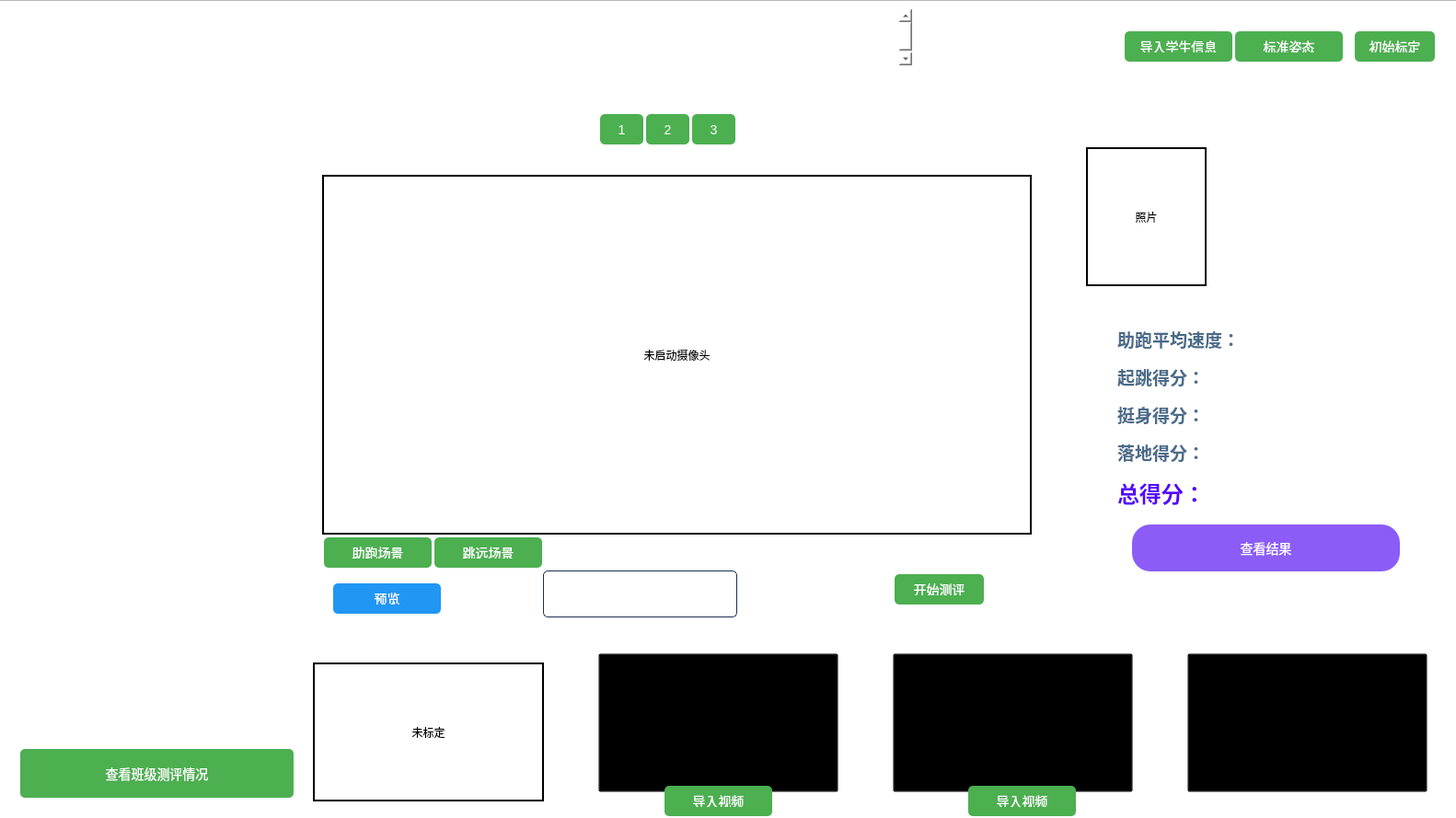
<?xml version="1.0" encoding="UTF-8"?>
<ui version="4.0">
 <class>Form</class>
 <widget class="QWidget" name="Form">
  <property name="geometry">
   <rect>
    <x>0</x>
    <y>0</y>
    <width>1582</width>
    <height>889</height>
   </rect>
  </property>
  <property name="windowTitle">
   <string>田径运动检测与分析系统</string>
  </property>
  <property name="styleSheet">
   <string notr="true"/>
  </property>
  <widget class="QLabel" name="Ca_main">
   <property name="geometry">
    <rect>
     <x>350</x>
     <y>190</y>
     <width>771</width>
     <height>391</height>
    </rect>
   </property>
   <property name="frameShape">
    <enum>QFrame::WinPanel</enum>
   </property>
   <property name="text">
    <string>未启动摄像头</string>
   </property>
   <property name="alignment">
    <set>Qt::AlignCenter</set>
   </property>
  </widget>
  <widget class="QPushButton" name="Preview">
   <property name="geometry">
    <rect>
     <x>360</x>
     <y>630</y>
     <width>121</width>
     <height>41</height>
    </rect>
   </property>
   <property name="styleSheet">
    <string notr="true">QPushButton  {
    background-color: #4CAF50; /* Green background */
    color: white; /* White text */
    border: none; /* No border */
    border-radius: 5px; /* Rounded corners */
    padding: 10px 15px; /* Top and bottom padding, left and right padding */
    text-align: center; /* Centered text */
    font-size: 14px; /* Text size */
    margin: 4px 2px;

}

QPushButton :hover {
    background-color: #45a049; /* Darker green background on hover */
}

#Preview, #results {
    background-color: #2196F3; /* Blue background */
}

#Preview:hover, #results:hover {
    background-color: #0b7dda; /* Darker blue background on hover */
}

#StartBtn {
    background-color: #f44336; /* Red background */
}

#StartBtn:hover {
    background-color: #da190b; /* Darker red background on hover */
}</string>
   </property>
   <property name="text">
    <string>预览</string>
   </property>
  </widget>
  <widget class="QPushButton" name="Star">
   <property name="geometry">
    <rect>
     <x>590</x>
     <y>620</y>
     <width>211</width>
     <height>51</height>
    </rect>
   </property>
   <property name="styleSheet">
    <string notr="true">QPushButton {
    background: qlineargradient(x1:0, y1:0, x2:0, y2:1,
                              stop:0 #4B6EAF, stop:1 #182B4D);
    border: 1px solid #1C3053;
    border-radius: 5px;
    color: white;
    padding: 5px 15px;
    font-family: &quot;Microsoft YaHei&quot;;
    font-size: 14px;
}

QPushButton:hover {
    background: qlineargradient(x1:0, y1:0, x2:0, y2:1,
                              stop:0 #5680C9, stop:1 #1F3866);
}

QPushButton:pressed {
    background: qlineargradient(x1:0, y1:0, x2:0, y2:1,
                              stop:0 #182B4D, stop:1 #4B6EAF);
    padding-top: 6px;
    padding-bottom: 4px;
}

QPushButton:disabled {
    background: qlineargradient(x1:0, y1:0, x2:0, y2:1,
                              stop:0 #808080, stop:1 #404040);
    border: 1px solid #666666;
}

</string>
   </property>
   <property name="text">
    <string>开始录制</string>
   </property>
  </widget>
  <widget class="QPushButton" name="results_but">
   <property name="geometry">
    <rect>
     <x>1230</x>
     <y>570</y>
     <width>291</width>
     <height>51</height>
    </rect>
   </property>
   <property name="styleSheet">
    <string notr="true">QPushButton {
    background-color: #8B5CF6;  /* 紫色背景 */
    color: white;  /* 白色文字 */
    border-radius: 20px;  /* 圆角 */
    padding: 8px 20px;  /* 内边距 */
    font-family: &quot;Microsoft YaHei&quot;;
    font-size: 14px;
    border: none;  /* 无边框 */
}

QPushButton:hover {
    background-color: #7C3AED;  /* 悬停时稍深的紫色 */
}

QPushButton:pressed {
    background-color: #6D28D9;  /* 点击时更深的紫色 */
}

QPushButton:disabled {
    background-color: #C4B5FD;  /* 禁用时浅紫色 */
    color: #E5E7EB;
}</string>
   </property>
   <property name="text">
    <string>查看结果</string>
   </property>
  </widget>
  <widget class="QTableWidget" name="tableWidget">
   <property name="geometry">
    <rect>
     <x>-20</x>
     <y>0</y>
     <width>1621</width>
     <height>891</height>
    </rect>
   </property>
   <property name="styleSheet">
    <string notr="true">QTableWidget {
    background-image: url(D:/Program Files (x86)/Study/NEW_JumpTest_1.0/public/resources/ui界面.png);
    background-repeat: no-repeat;
    background-position: center;
}
</string>
   </property>
  </widget>
  <widget class="QLabel" name="timerLabel">
   <property name="geometry">
    <rect>
     <x>810</x>
     <y>630</y>
     <width>161</width>
     <height>31</height>
    </rect>
   </property>
   <property name="font">
    <font>
     <family>楷体</family>
     <pointsize>-1</pointsize>
     <bold>false</bold>
    </font>
   </property>
   <property name="styleSheet">
    <string notr="true">background: transparent; color: white; font-size: 30px;</string>
   </property>
   <property name="text">
    <string/>
   </property>
   <property name="alignment">
    <set>Qt::AlignCenter</set>
   </property>
  </widget>
  <widget class="QPushButton" name="Star_test_but">
   <property name="geometry">
    <rect>
     <x>970</x>
     <y>620</y>
     <width>101</width>
     <height>41</height>
    </rect>
   </property>
   <property name="styleSheet">
    <string notr="true">QPushButton  {
    background-color: #4CAF50; /* Green background */
    color: white; /* White text */
    border: none; /* No border */
    border-radius: 5px; /* Rounded corners */
    padding: 10px 15px; /* Top and bottom padding, left and right padding */
    text-align: center; /* Centered text */
    font-size: 14px; /* Text size */
    margin: 4px 2px;

}




</string>
   </property>
   <property name="text">
    <string>开始测评</string>
   </property>
  </widget>
  <widget class="QPushButton" name="load_stumessageBut">
   <property name="geometry">
    <rect>
     <x>1220</x>
     <y>30</y>
     <width>121</width>
     <height>41</height>
    </rect>
   </property>
   <property name="styleSheet">
    <string notr="true">QPushButton  {
    background-color: #4CAF50; /* Green background */
    color: white; /* White text */
    border: none; /* No border */
    border-radius: 5px; /* Rounded corners */
    padding: 10px 15px; /* Top and bottom padding, left and right padding */
    text-align: center; /* Centered text */
    font-size: 14px; /* Text size */
    margin: 4px 2px;

}

QPushButton :hover {
    background-color: #45a049; /* Darker green background on hover */
}

#Preview, #results {
    background-color: #2196F3; /* Blue background */
}

#Preview:hover, #results:hover {
    background-color: #0b7dda; /* Darker blue background on hover */
}

#StartBtn {
    background-color: #f44336; /* Red background */
}

#StartBtn:hover {
    background-color: #da190b; /* Darker red background on hover */
}</string>
   </property>
   <property name="text">
    <string>导入学生信息</string>
   </property>
  </widget>
  <widget class="QPushButton" name="load_standardBut">
   <property name="geometry">
    <rect>
     <x>1340</x>
     <y>30</y>
     <width>121</width>
     <height>41</height>
    </rect>
   </property>
   <property name="styleSheet">
    <string notr="true">QPushButton  {
    background-color: #4CAF50; /* Green background */
    color: white; /* White text */
    border: none; /* No border */
    border-radius: 5px; /* Rounded corners */
    padding: 10px 15px; /* Top and bottom padding, left and right padding */
    text-align: center; /* Centered text */
    font-size: 14px; /* Text size */
    margin: 4px 2px;

}

QPushButton :hover {
    background-color: #45a049; /* Darker green background on hover */
}

#Preview, #results {
    background-color: #2196F3; /* Blue background */
}

#Preview:hover, #results:hover {
    background-color: #0b7dda; /* Darker blue background on hover */
}

#StartBtn {
    background-color: #f44336; /* Red background */
}

#StartBtn:hover {
    background-color: #da190b; /* Darker red background on hover */
}</string>
   </property>
   <property name="text">
    <string>标准姿态</string>
   </property>
  </widget>
  <widget class="QLabel" name="Ca_calibration">
   <property name="geometry">
    <rect>
     <x>340</x>
     <y>720</y>
     <width>251</width>
     <height>151</height>
    </rect>
   </property>
   <property name="frameShape">
    <enum>QFrame::WinPanel</enum>
   </property>
   <property name="text">
    <string>未标定</string>
   </property>
   <property name="alignment">
    <set>Qt::AlignCenter</set>
   </property>
  </widget>
  <widget class="QTableWidget" name="studentList_3">
   <property name="geometry">
    <rect>
     <x>20</x>
     <y>700</y>
     <width>271</width>
     <height>101</height>
    </rect>
   </property>
   <property name="styleSheet">
    <string notr="true">background: transparent; color: #89D2FA;</string>
   </property>
   <property name="editTriggers">
    <set>QAbstractItemView::NoEditTriggers</set>
   </property>
   <property name="showGrid">
    <bool>false</bool>
   </property>
   <property name="columnCount">
    <number>3</number>
   </property>
   <attribute name="horizontalHeaderVisible">
    <bool>false</bool>
   </attribute>
   <attribute name="horizontalHeaderDefaultSectionSize">
    <number>25</number>
   </attribute>
   <attribute name="verticalHeaderVisible">
    <bool>false</bool>
   </attribute>
   <column/>
   <column/>
   <column/>
  </widget>
  <widget class="QTableWidget" name="studentList_2">
   <property name="geometry">
    <rect>
     <x>20</x>
     <y>470</y>
     <width>271</width>
     <height>161</height>
    </rect>
   </property>
   <property name="styleSheet">
    <string notr="true">background: transparent; color: #89D2FA;</string>
   </property>
   <property name="editTriggers">
    <set>QAbstractItemView::NoEditTriggers</set>
   </property>
   <property name="showGrid">
    <bool>false</bool>
   </property>
   <property name="columnCount">
    <number>3</number>
   </property>
   <attribute name="horizontalHeaderVisible">
    <bool>false</bool>
   </attribute>
   <attribute name="horizontalHeaderDefaultSectionSize">
    <number>25</number>
   </attribute>
   <attribute name="verticalHeaderVisible">
    <bool>false</bool>
   </attribute>
   <column/>
   <column/>
   <column/>
  </widget>
  <widget class="QTextBrowser" name="label_grade">
   <property name="geometry">
    <rect>
     <x>1210</x>
     <y>350</y>
     <width>191</width>
     <height>241</height>
    </rect>
   </property>
   <property name="mouseTracking">
    <bool>true</bool>
   </property>
   <property name="acceptDrops">
    <bool>true</bool>
   </property>
   <property name="autoFillBackground">
    <bool>false</bool>
   </property>
   <property name="styleSheet">
    <string notr="true">background: transparent; color: #4A6B8A;</string>
   </property>
   <property name="frameShape">
    <enum>QFrame::NoFrame</enum>
   </property>
   <property name="lineWidth">
    <number>1</number>
   </property>
   <property name="html">
    <string>&lt;!DOCTYPE HTML PUBLIC &quot;-//W3C//DTD HTML 4.0//EN&quot; &quot;http://www.w3.org/TR/REC-html40/strict.dtd&quot;&gt;
&lt;html&gt;&lt;head&gt;&lt;meta name=&quot;qrichtext&quot; content=&quot;1&quot; /&gt;&lt;meta charset=&quot;utf-8&quot; /&gt;&lt;style type=&quot;text/css&quot;&gt;
p, li { white-space: pre-wrap; }
hr { height: 1px; border-width: 0; }
li.unchecked::marker { content: &quot;\2610&quot;; }
li.checked::marker { content: &quot;\2612&quot;; }
&lt;/style&gt;&lt;/head&gt;&lt;body style=&quot; font-family:'Microsoft YaHei UI'; font-size:9pt; font-weight:400; font-style:normal;&quot;&gt;
&lt;p style=&quot; margin-top:12px; margin-bottom:12px; margin-left:0px; margin-right:0px; -qt-block-indent:0; text-indent:0px;&quot;&gt;&lt;span style=&quot; font-family:'AlibabaPuHui'; font-size:14pt; font-weight:700; color:#4a6b8a;&quot;&gt;助跑平均速度： &lt;/span&gt;&lt;/p&gt;
&lt;p style=&quot; margin-top:12px; margin-bottom:12px; margin-left:0px; margin-right:0px; -qt-block-indent:0; text-indent:0px;&quot;&gt;&lt;span style=&quot; font-family:'AlibabaPuHui'; font-size:14pt; font-weight:700; color:#4a6b8a;&quot;&gt;起跳得分： &lt;/span&gt;&lt;/p&gt;
&lt;p style=&quot; margin-top:12px; margin-bottom:12px; margin-left:0px; margin-right:0px; -qt-block-indent:0; text-indent:0px;&quot;&gt;&lt;span style=&quot; font-family:'AlibabaPuHui'; font-size:14pt; font-weight:700; color:#4a6b8a;&quot;&gt;挺身得分：&lt;/span&gt;&lt;/p&gt;
&lt;p style=&quot; margin-top:12px; margin-bottom:12px; margin-left:0px; margin-right:0px; -qt-block-indent:0; text-indent:0px;&quot;&gt;&lt;span style=&quot; font-family:'AlibabaPuHui'; font-size:14pt; font-weight:700; color:#4a6b8a;&quot;&gt;落地得分： &lt;/span&gt;&lt;/p&gt;
&lt;p style=&quot; margin-top:12px; margin-bottom:12px; margin-left:0px; margin-right:0px; -qt-block-indent:0; text-indent:0px;&quot;&gt;&lt;span style=&quot; font-size:18pt; font-weight:700; color:#5500ff;&quot;&gt;总得分：&lt;/span&gt;&lt;/p&gt;&lt;/body&gt;&lt;/html&gt;</string>
   </property>
  </widget>
  <widget class="QLabel" name="Ca_photo">
   <property name="geometry">
    <rect>
     <x>1180</x>
     <y>160</y>
     <width>131</width>
     <height>151</height>
    </rect>
   </property>
   <property name="frameShape">
    <enum>QFrame::WinPanel</enum>
   </property>
   <property name="text">
    <string>照片</string>
   </property>
   <property name="alignment">
    <set>Qt::AlignCenter</set>
   </property>
  </widget>
  <widget class="QLabel" name="name_label">
   <property name="geometry">
    <rect>
     <x>1330</x>
     <y>170</y>
     <width>221</width>
     <height>51</height>
    </rect>
   </property>
   <property name="styleSheet">
    <string notr="true">background: transparent; color: white;font-size: 50px;</string>
   </property>
   <property name="text">
    <string/>
   </property>
  </widget>
  <widget class="QPushButton" name="load_stuscoreBut">
   <property name="geometry">
    <rect>
     <x>20</x>
     <y>810</y>
     <width>301</width>
     <height>61</height>
    </rect>
   </property>
   <property name="styleSheet">
    <string notr="true">QPushButton  {
    background-color: #4CAF50; /* Green background */
    color: white; /* White text */
    border: none; /* No border */
    border-radius: 5px; /* Rounded corners */
    padding: 10px 15px; /* Top and bottom padding, left and right padding */
    text-align: center; /* Centered text */
    font-size: 14px; /* Text size */
    margin: 4px 2px;

}

QPushButton :hover {
    background-color: #45a049; /* Darker green background on hover */
}

#Preview, #results {
    background-color: #2196F3; /* Blue background */
}

#Preview:hover, #results:hover {
    background-color: #0b7dda; /* Darker blue background on hover */
}

#StartBtn {
    background-color: #f44336; /* Red background */
}

#StartBtn:hover {
    background-color: #da190b; /* Darker red background on hover */
}</string>
   </property>
   <property name="text">
    <string>查看班级测评情况</string>
   </property>
  </widget>
  <widget class="QPushButton" name="but_1">
   <property name="geometry">
    <rect>
     <x>650</x>
     <y>120</y>
     <width>51</width>
     <height>41</height>
    </rect>
   </property>
   <property name="styleSheet">
    <string notr="true">QPushButton  {
    background-color: #4CAF50; /* Green background */
    color: white; /* White text */
    border: none; /* No border */
    border-radius: 5px; /* Rounded corners */
    padding: 10px 15px; /* Top and bottom padding, left and right padding */
    text-align: center; /* Centered text */
    font-size: 14px; /* Text size */
    margin: 4px 2px;

}

QPushButton :hover {
    background-color: #45a049; /* Darker green background on hover */
}

#Preview, #results {
    background-color: #2196F3; /* Blue background */
}

#Preview:hover, #results:hover {
    background-color: #0b7dda; /* Darker blue background on hover */
}

#StartBtn {
    background-color: #f44336; /* Red background */
}

#StartBtn:hover {
    background-color: #da190b; /* Darker red background on hover */
}</string>
   </property>
   <property name="text">
    <string>1</string>
   </property>
  </widget>
  <widget class="QPushButton" name="but_2">
   <property name="geometry">
    <rect>
     <x>700</x>
     <y>120</y>
     <width>51</width>
     <height>41</height>
    </rect>
   </property>
   <property name="styleSheet">
    <string notr="true">QPushButton  {
    background-color: #4CAF50; /* Green background */
    color: white; /* White text */
    border: none; /* No border */
    border-radius: 5px; /* Rounded corners */
    padding: 10px 15px; /* Top and bottom padding, left and right padding */
    text-align: center; /* Centered text */
    font-size: 14px; /* Text size */
    margin: 4px 2px;

}

QPushButton :hover {
    background-color: #45a049; /* Darker green background on hover */
}

#Preview, #results {
    background-color: #2196F3; /* Blue background */
}

#Preview:hover, #results:hover {
    background-color: #0b7dda; /* Darker blue background on hover */
}

#StartBtn {
    background-color: #f44336; /* Red background */
}

#StartBtn:hover {
    background-color: #da190b; /* Darker red background on hover */
}</string>
   </property>
   <property name="text">
    <string>2</string>
   </property>
  </widget>
  <widget class="QPushButton" name="but_3">
   <property name="geometry">
    <rect>
     <x>750</x>
     <y>120</y>
     <width>51</width>
     <height>41</height>
    </rect>
   </property>
   <property name="styleSheet">
    <string notr="true">QPushButton  {
    background-color: #4CAF50; /* Green background */
    color: white; /* White text */
    border: none; /* No border */
    border-radius: 5px; /* Rounded corners */
    padding: 10px 15px; /* Top and bottom padding, left and right padding */
    text-align: center; /* Centered text */
    font-size: 14px; /* Text size */
    margin: 4px 2px;

}

QPushButton :hover {
    background-color: #45a049; /* Darker green background on hover */
}

#Preview, #results {
    background-color: #2196F3; /* Blue background */
}

#Preview:hover, #results:hover {
    background-color: #0b7dda; /* Darker blue background on hover */
}

#StartBtn {
    background-color: #f44336; /* Red background */
}

#StartBtn:hover {
    background-color: #da190b; /* Darker red background on hover */
}</string>
   </property>
   <property name="text">
    <string>3</string>
   </property>
  </widget>
  <widget class="QPushButton" name="switch_run">
   <property name="geometry">
    <rect>
     <x>350</x>
     <y>580</y>
     <width>121</width>
     <height>41</height>
    </rect>
   </property>
   <property name="styleSheet">
    <string notr="true">QPushButton  {
    background-color: #4CAF50; /* Green background */
    color: white; /* White text */
    border: none; /* No border */
    border-radius: 5px; /* Rounded corners */
    padding: 10px 15px; /* Top and bottom padding, left and right padding */
    text-align: center; /* Centered text */
    font-size: 14px; /* Text size */
    margin: 4px 2px;

}

QPushButton :hover {
    background-color: #45a049; /* Darker green background on hover */
}

#Preview, #results {
    background-color: #2196F3; /* Blue background */
}

#Preview:hover, #results:hover {
    background-color: #0b7dda; /* Darker blue background on hover */
}

#StartBtn {
    background-color: #f44336; /* Red background */
}

#StartBtn:hover {
    background-color: #da190b; /* Darker red background on hover */
}</string>
   </property>
   <property name="text">
    <string>助跑场景</string>
   </property>
  </widget>
  <widget class="QPushButton" name="switch_jump">
   <property name="geometry">
    <rect>
     <x>470</x>
     <y>580</y>
     <width>121</width>
     <height>41</height>
    </rect>
   </property>
   <property name="styleSheet">
    <string notr="true">QPushButton  {
    background-color: #4CAF50; /* Green background */
    color: white; /* White text */
    border: none; /* No border */
    border-radius: 5px; /* Rounded corners */
    padding: 10px 15px; /* Top and bottom padding, left and right padding */
    text-align: center; /* Centered text */
    font-size: 14px; /* Text size */
    margin: 4px 2px;

}

QPushButton :hover {
    background-color: #45a049; /* Darker green background on hover */
}

#Preview, #results {
    background-color: #2196F3; /* Blue background */
}

#Preview:hover, #results:hover {
    background-color: #0b7dda; /* Darker blue background on hover */
}

#StartBtn {
    background-color: #f44336; /* Red background */
}

#StartBtn:hover {
    background-color: #da190b; /* Darker red background on hover */
}</string>
   </property>
   <property name="text">
    <string>跳远场景</string>
   </property>
  </widget>
  <widget class="QPushButton" name="load_speed_video_but">
   <property name="geometry">
    <rect>
     <x>720</x>
     <y>850</y>
     <width>121</width>
     <height>41</height>
    </rect>
   </property>
   <property name="styleSheet">
    <string notr="true">QPushButton  {
    background-color: #4CAF50; /* Green background */
    color: white; /* White text */
    border: none; /* No border */
    border-radius: 5px; /* Rounded corners */
    padding: 10px 15px; /* Top and bottom padding, left and right padding */
    text-align: center; /* Centered text */
    font-size: 14px; /* Text size */
    margin: 4px 2px;

}

QPushButton :hover {
    background-color: #45a049; /* Darker green background on hover */
}

#Preview, #results {
    background-color: #2196F3; /* Blue background */
}

#Preview:hover, #results:hover {
    background-color: #0b7dda; /* Darker blue background on hover */
}

#StartBtn {
    background-color: #f44336; /* Red background */
}

#StartBtn:hover {
    background-color: #da190b; /* Darker red background on hover */
}</string>
   </property>
   <property name="text">
    <string>导入视频</string>
   </property>
  </widget>
  <widget class="QPushButton" name="load_jump_video_but">
   <property name="geometry">
    <rect>
     <x>1050</x>
     <y>850</y>
     <width>121</width>
     <height>41</height>
    </rect>
   </property>
   <property name="styleSheet">
    <string notr="true">QPushButton  {
    background-color: #4CAF50; /* Green background */
    color: white; /* White text */
    border: none; /* No border */
    border-radius: 5px; /* Rounded corners */
    padding: 10px 15px; /* Top and bottom padding, left and right padding */
    text-align: center; /* Centered text */
    font-size: 14px; /* Text size */
    margin: 4px 2px;

}

QPushButton :hover {
    background-color: #45a049; /* Darker green background on hover */
}

#Preview, #results {
    background-color: #2196F3; /* Blue background */
}

#Preview:hover, #results:hover {
    background-color: #0b7dda; /* Darker blue background on hover */
}

#StartBtn {
    background-color: #f44336; /* Red background */
}

#StartBtn:hover {
    background-color: #da190b; /* Darker red background on hover */
}</string>
   </property>
   <property name="text">
    <string>导入视频</string>
   </property>
  </widget>
  <widget class="QPushButton" name="set_calibration_but">
   <property name="geometry">
    <rect>
     <x>1470</x>
     <y>30</y>
     <width>91</width>
     <height>41</height>
    </rect>
   </property>
   <property name="styleSheet">
    <string notr="true">QPushButton  {
    background-color: #4CAF50; /* Green background */
    color: white; /* White text */
    border: none; /* No border */
    border-radius: 5px; /* Rounded corners */
    padding: 10px 15px; /* Top and bottom padding, left and right padding */
    text-align: center; /* Centered text */
    font-size: 14px; /* Text size */
    margin: 4px 2px;

}

QPushButton :hover {
    background-color: #45a049; /* Darker green background on hover */
}

#Preview, #results {
    background-color: #2196F3; /* Blue background */
}

#Preview:hover, #results:hover {
    background-color: #0b7dda; /* Darker blue background on hover */
}

#StartBtn {
    background-color: #f44336; /* Red background */
}

#StartBtn:hover {
    background-color: #da190b; /* Darker red background on hover */
}</string>
   </property>
   <property name="text">
    <string>初始标定</string>
   </property>
  </widget>
  <widget class="QLabel" name="sno_label">
   <property name="geometry">
    <rect>
     <x>1330</x>
     <y>240</y>
     <width>201</width>
     <height>41</height>
    </rect>
   </property>
   <property name="styleSheet">
    <string notr="true">background: transparent; color: white;font-size: 24px;</string>
   </property>
   <property name="text">
    <string/>
   </property>
  </widget>
  <widget class="QPushButton" name="Ca_run_but">
   <property name="enabled">
    <bool>true</bool>
   </property>
   <property name="geometry">
    <rect>
     <x>650</x>
     <y>710</y>
     <width>261</width>
     <height>151</height>
    </rect>
   </property>
   <property name="styleSheet">
    <string notr="true">background: transparent;</string>
   </property>
   <property name="text">
    <string/>
   </property>
  </widget>
  <widget class="QPushButton" name="Ca_jump_but">
   <property name="enabled">
    <bool>true</bool>
   </property>
   <property name="geometry">
    <rect>
     <x>970</x>
     <y>710</y>
     <width>261</width>
     <height>151</height>
    </rect>
   </property>
   <property name="styleSheet">
    <string notr="true">background: transparent;</string>
   </property>
   <property name="text">
    <string/>
   </property>
  </widget>
  <widget class="QPushButton" name="Ca_landing_but">
   <property name="enabled">
    <bool>true</bool>
   </property>
   <property name="geometry">
    <rect>
     <x>1290</x>
     <y>710</y>
     <width>261</width>
     <height>151</height>
    </rect>
   </property>
   <property name="styleSheet">
    <string notr="true">background: transparent;</string>
   </property>
   <property name="text">
    <string/>
   </property>
  </widget>
  <widget class="QLabel" name="labelTakeOffScore">
   <property name="geometry">
    <rect>
     <x>1320</x>
     <y>390</y>
     <width>91</width>
     <height>21</height>
    </rect>
   </property>
   <property name="font">
    <font>
     <family>楷体</family>
     <pointsize>-1</pointsize>
    </font>
   </property>
   <property name="styleSheet">
    <string notr="true">background: transparent; color: #4A6B8A; font-size: 24px;</string>
   </property>
   <property name="lineWidth">
    <number>1</number>
   </property>
   <property name="text">
    <string/>
   </property>
  </widget>
  <widget class="QLabel" name="labelHipExtensionScore">
   <property name="geometry">
    <rect>
     <x>1320</x>
     <y>430</y>
     <width>81</width>
     <height>21</height>
    </rect>
   </property>
   <property name="font">
    <font>
     <family>楷体</family>
     <pointsize>-1</pointsize>
    </font>
   </property>
   <property name="styleSheet">
    <string notr="true">background: transparent; color: #4A6B8A; font-size: 24px;</string>
   </property>
   <property name="lineWidth">
    <number>1</number>
   </property>
   <property name="text">
    <string/>
   </property>
  </widget>
  <widget class="QLabel" name="labelAbdominalContractionScore">
   <property name="geometry">
    <rect>
     <x>1320</x>
     <y>470</y>
     <width>91</width>
     <height>21</height>
    </rect>
   </property>
   <property name="font">
    <font>
     <family>楷体</family>
     <pointsize>-1</pointsize>
    </font>
   </property>
   <property name="styleSheet">
    <string notr="true">background: transparent; color: #4A6B8A; font-size: 24px;</string>
   </property>
   <property name="lineWidth">
    <number>1</number>
   </property>
   <property name="text">
    <string/>
   </property>
  </widget>
  <widget class="QLabel" name="labelMeanVector">
   <property name="geometry">
    <rect>
     <x>1350</x>
     <y>350</y>
     <width>171</width>
     <height>31</height>
    </rect>
   </property>
   <property name="font">
    <font>
     <family>楷体</family>
     <pointsize>-1</pointsize>
    </font>
   </property>
   <property name="styleSheet">
    <string notr="true">background: transparent; color: #4A6B8A; font-size: 24px;</string>
   </property>
   <property name="lineWidth">
    <number>1</number>
   </property>
   <property name="text">
    <string/>
   </property>
  </widget>
  <widget class="QLabel" name="labelAllScore">
   <property name="geometry">
    <rect>
     <x>1310</x>
     <y>510</y>
     <width>151</width>
     <height>41</height>
    </rect>
   </property>
   <property name="font">
    <font>
     <family>楷体</family>
     <pointsize>-1</pointsize>
    </font>
   </property>
   <property name="styleSheet">
    <string notr="true">background: transparent; color: #4A6B8A; font-size: 30px;</string>
   </property>
   <property name="lineWidth">
    <number>1</number>
   </property>
   <property name="text">
    <string/>
   </property>
  </widget>
  <widget class="QTableWidget" name="studentList_1">
   <property name="geometry">
    <rect>
     <x>20</x>
     <y>260</y>
     <width>271</width>
     <height>161</height>
    </rect>
   </property>
   <property name="minimumSize">
    <size>
     <width>271</width>
     <height>0</height>
    </size>
   </property>
   <property name="styleSheet">
    <string notr="true">background: transparent; color: #89D2FA;</string>
   </property>
   <property name="editTriggers">
    <set>QAbstractItemView::NoEditTriggers</set>
   </property>
   <property name="showGrid">
    <bool>false</bool>
   </property>
   <property name="columnCount">
    <number>6</number>
   </property>
   <attribute name="horizontalHeaderVisible">
    <bool>false</bool>
   </attribute>
   <attribute name="horizontalHeaderDefaultSectionSize">
    <number>25</number>
   </attribute>
   <attribute name="verticalHeaderVisible">
    <bool>false</bool>
   </attribute>
   <column>
    <property name="text">
     <string>新建列</string>
    </property>
   </column>
   <column>
    <property name="text">
     <string>新建列</string>
    </property>
   </column>
   <column>
    <property name="text">
     <string>新建列</string>
    </property>
   </column>
   <column/>
   <column/>
   <column/>
  </widget>
  <widget class="QTextBrowser" name="textBrowser">
   <property name="geometry">
    <rect>
     <x>600</x>
     <y>10</y>
     <width>391</width>
     <height>61</height>
    </rect>
   </property>
   <property name="styleSheet">
    <string notr="true">background: transparent;
border: none;</string>
   </property>
   <property name="html">
    <string>&lt;!DOCTYPE HTML PUBLIC &quot;-//W3C//DTD HTML 4.0//EN&quot; &quot;http://www.w3.org/TR/REC-html40/strict.dtd&quot;&gt;
&lt;html&gt;&lt;head&gt;&lt;meta name=&quot;qrichtext&quot; content=&quot;1&quot; /&gt;&lt;meta charset=&quot;utf-8&quot; /&gt;&lt;style type=&quot;text/css&quot;&gt;
p, li { white-space: pre-wrap; }
hr { height: 1px; border-width: 0; }
li.unchecked::marker { content: &quot;\2610&quot;; }
li.checked::marker { content: &quot;\2612&quot;; }
&lt;/style&gt;&lt;/head&gt;&lt;body style=&quot; font-family:'Microsoft YaHei UI'; font-size:9pt; font-weight:400; font-style:normal;&quot;&gt;
&lt;p align=&quot;center&quot; style=&quot; margin-top:0px; margin-bottom:0px; margin-left:0px; margin-right:0px; -qt-block-indent:0; text-indent:0px;&quot;&gt;&lt;span style=&quot; font-size:28pt; color:#ffffff;&quot;&gt;运动过程检测与分析&lt;/span&gt;&lt;/p&gt;&lt;/body&gt;&lt;/html&gt;</string>
   </property>
  </widget>
  <widget class="QTextBrowser" name="textBrowser_2">
   <property name="geometry">
    <rect>
     <x>36</x>
     <y>124</y>
     <width>331</width>
     <height>51</height>
    </rect>
   </property>
   <property name="styleSheet">
    <string notr="true">background: transparent;
border: none;</string>
   </property>
   <property name="html">
    <string>&lt;!DOCTYPE HTML PUBLIC &quot;-//W3C//DTD HTML 4.0//EN&quot; &quot;http://www.w3.org/TR/REC-html40/strict.dtd&quot;&gt;
&lt;html&gt;&lt;head&gt;&lt;meta name=&quot;qrichtext&quot; content=&quot;1&quot; /&gt;&lt;meta charset=&quot;utf-8&quot; /&gt;&lt;style type=&quot;text/css&quot;&gt;
p, li { white-space: pre-wrap; }
hr { height: 1px; border-width: 0; }
li.unchecked::marker { content: &quot;\2610&quot;; }
li.checked::marker { content: &quot;\2612&quot;; }
&lt;/style&gt;&lt;/head&gt;&lt;body style=&quot; font-family:'Microsoft YaHei UI'; font-size:9pt; font-weight:400; font-style:normal;&quot;&gt;
&lt;p style=&quot; margin-top:0px; margin-bottom:0px; margin-left:0px; margin-right:0px; -qt-block-indent:0; text-indent:0px;&quot;&gt;&lt;span style=&quot; font-size:18pt; color:#ffffff;&quot;&gt;体育学院体教3班&lt;/span&gt;&lt;/p&gt;&lt;/body&gt;&lt;/html&gt;</string>
   </property>
  </widget>
  <zorder>tableWidget</zorder>
  <zorder>Ca_main</zorder>
  <zorder>Preview</zorder>
  <zorder>Star</zorder>
  <zorder>timerLabel</zorder>
  <zorder>Star_test_but</zorder>
  <zorder>load_stumessageBut</zorder>
  <zorder>load_standardBut</zorder>
  <zorder>Ca_calibration</zorder>
  <zorder>studentList_3</zorder>
  <zorder>studentList_2</zorder>
  <zorder>label_grade</zorder>
  <zorder>results_but</zorder>
  <zorder>Ca_photo</zorder>
  <zorder>name_label</zorder>
  <zorder>load_stuscoreBut</zorder>
  <zorder>but_1</zorder>
  <zorder>but_2</zorder>
  <zorder>but_3</zorder>
  <zorder>switch_run</zorder>
  <zorder>switch_jump</zorder>
  <zorder>set_calibration_but</zorder>
  <zorder>sno_label</zorder>
  <zorder>Ca_run_but</zorder>
  <zorder>load_speed_video_but</zorder>
  <zorder>Ca_jump_but</zorder>
  <zorder>Ca_landing_but</zorder>
  <zorder>load_jump_video_but</zorder>
  <zorder>labelTakeOffScore</zorder>
  <zorder>labelHipExtensionScore</zorder>
  <zorder>labelAbdominalContractionScore</zorder>
  <zorder>labelMeanVector</zorder>
  <zorder>labelAllScore</zorder>
  <zorder>studentList_1</zorder>
  <zorder>textBrowser</zorder>
  <zorder>textBrowser_2</zorder>
 </widget>
 <resources/>
 <connections/>
</ui>
